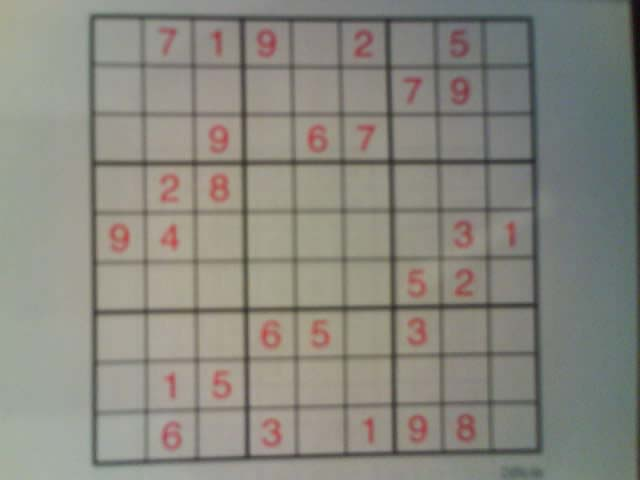
#> input picture data/raw/sample3.png, 640 x 480 px
$ jupyter execute 01_grid_detection.ipynb
#> lines starting #> are read from the running program, lines starting #| are printed output that depends on the picture; after the words box and inside, x2 and y2 are one past the last pixel; in counts of white or black regions, pixels touching at a corner belong together
[cell 1]
import cv2
import numpy as np
import matplotlib.pyplot as plt

[cell 2]
import sys
sys.path.append('..')

from src.grid_detection import find_grid_corners, warp_grid
from src.cell_extraction import split_cells

[cell 3]
# Put a sudoku photo/screenshot in data/raw/ first
img = cv2.imread('../data/raw/sample3.png')
#> img is the input picture: shape (480, 640, 3); mean B, G, R 127.1, 135.5, 136.9
plt.figure(figsize=(6,6))
plt.imshow(cv2.cvtColor(img, cv2.COLOR_BGR2RGB))
plt.title('Original')
plt.axis('off')

[cell 4]
gray = cv2.cvtColor(img, cv2.COLOR_BGR2GRAY)
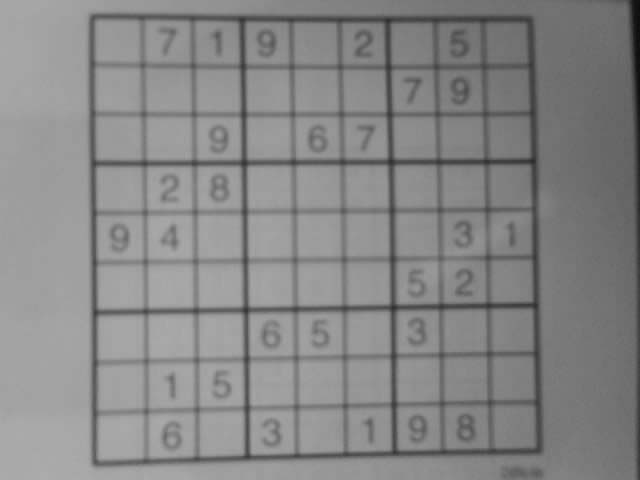
#> gray: shape (480, 640); min 11, max 172, mean 135
blurred = cv2.GaussianBlur(gray, (9, 9), 0)
thresh = cv2.adaptiveThreshold(
    blurred, 255,
    cv2.ADAPTIVE_THRESH_GAUSSIAN_C,
    cv2.THRESH_BINARY_INV,
    11, 2
)
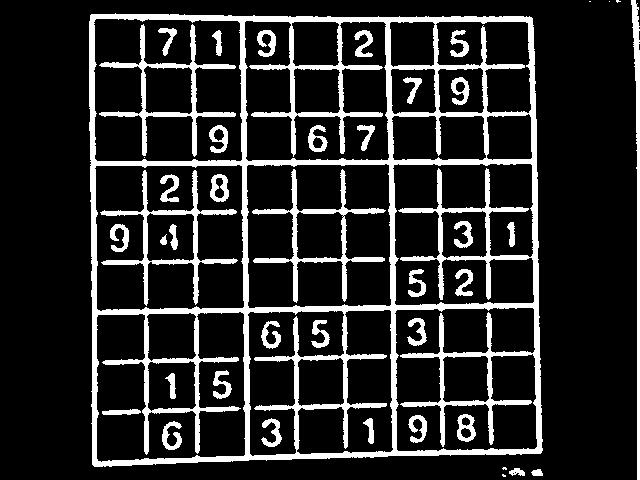
#> thresh: shape (480, 640); 15.9% white; 43 white regions (6 under 20 px)

plt.figure(figsize=(6,6))
plt.imshow(thresh, cmap='gray')
plt.title('Thresholded')
plt.axis('off')

[cell 5]
contours, _ = cv2.findContours(thresh, cv2.RETR_EXTERNAL, cv2.CHAIN_APPROX_SIMPLE)
#> contours = 9 contours, 5 with area under 20; largest, box (x1, y1, x2, y2) and area: (89, 13, 543, 467) 197541, (631, 0, 640, 480) 1242, (509, 468, 525, 476) 66, (531, 469, 543, 476) 50
largest = max(contours, key=cv2.contourArea)
#> largest = contour of 291 points, box (x1, y1, x2, y2) (89, 13, 543, 467), area 197541

debug_img = img.copy()
cv2.drawContours(debug_img, [largest], -1, (0, 255, 0), 3)
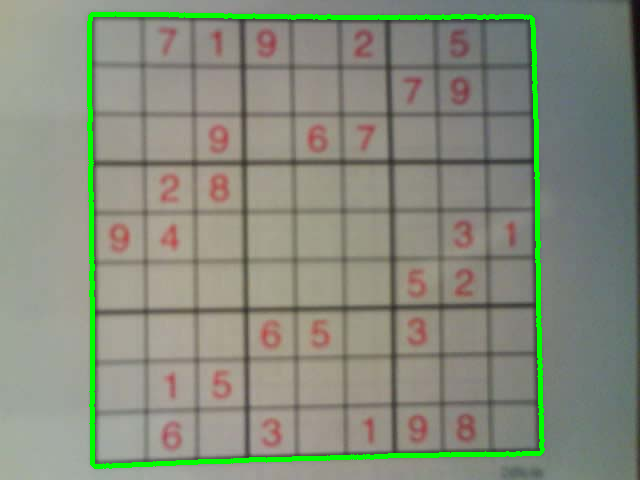
#> debug_img: shape (480, 640, 3); 2.89% of pixels changed, all inside (x1, y1, x2, y2) = (87, 11, 545, 469)

plt.figure(figsize=(6,6))
plt.imshow(cv2.cvtColor(debug_img, cv2.COLOR_BGR2RGB))
plt.title('Largest contour (should outline the grid)')
plt.axis('off')

[cell 6]
def order_corners(pts):
    pts = pts.reshape(4, 2)
    rect = np.zeros((4, 2), dtype='float32')
    s = pts.sum(axis=1)
    rect[0] = pts[np.argmin(s)]   # top-left
    rect[2] = pts[np.argmax(s)]   # bottom-right
    diff = np.diff(pts, axis=1)
    rect[1] = pts[np.argmin(diff)]  # top-right
    rect[3] = pts[np.argmax(diff)]  # bottom-left
    return rect

peri = cv2.arcLength(largest, True)
#> peri = 1844.4
approx = cv2.approxPolyDP(largest, 0.05 * peri, True)
#> approx = [[90, 15], [94, 466], [541, 452], [531, 17]]

if len(approx) != 4:
    raise ValueError(f"Expected 4 corners, got {len(approx)} — try adjusting blur/threshold params")

corners = order_corners(approx)
#> in order_corners, `s = pts.sum(axis=1)`: s = [105, 560, 993, 548]
#> in order_corners, `diff = np.diff(pts, axis=1)`: diff = [-75, 372, -89, -514]
#> corners = [[90, 15], [531, 17], [541, 452], [94, 466]]
print(corners)
#| [[ 90.  15.]
#|  [531.  17.]
#|  [541. 452.]
#|  [ 94. 466.]]

[cell 7]
def warp_grid(img, corners, size=900):
    dst = np.array([
        [0, 0],
        [size - 1, 0],
        [size - 1, size - 1],
        [0, size - 1]
    ], dtype='float32')

    M = cv2.getPerspectiveTransform(corners, dst)
    warped = cv2.warpPerspective(img, M, (size, size))
    return warped, M

warped, M = warp_grid(img, corners)
#> in warp_grid, `M = cv2.getPerspectiveTransform(corners, dst)`: M = [[1.95, -0.0173, -175.6], [-0.00911, 2.01, -29.31], [-7.91e-05, 3.25e-05, 1]]
#> in warp_grid, `warped = cv2.warpPerspective(img, M, (size, size))`:
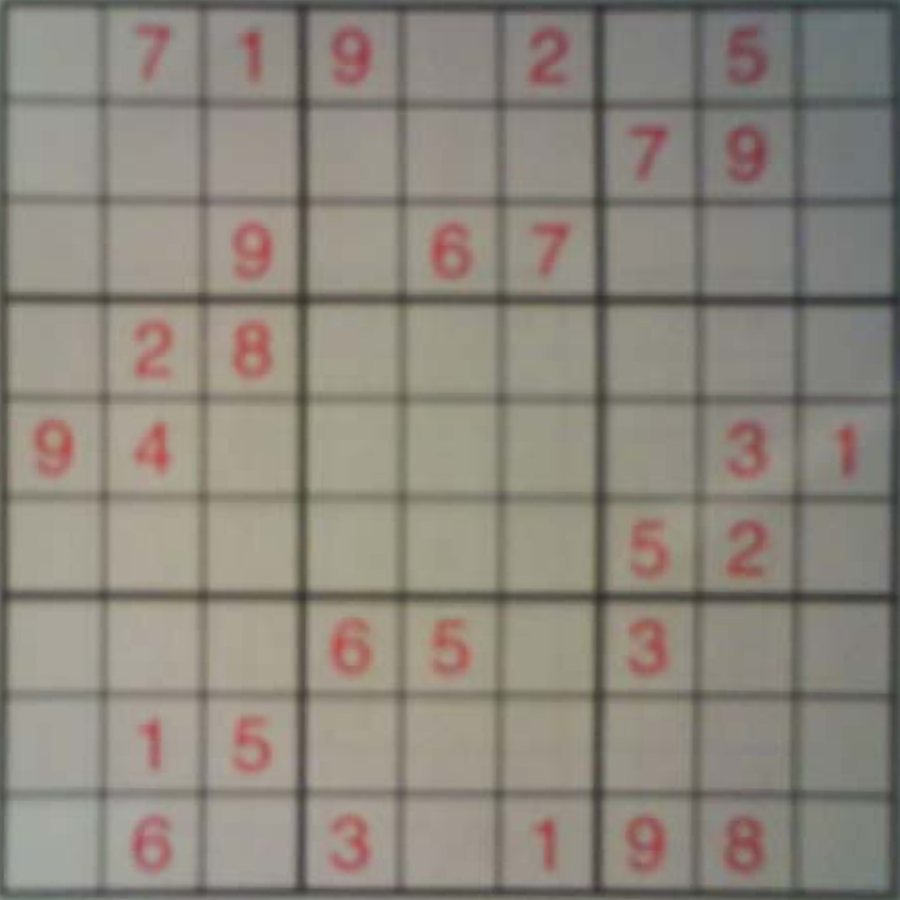
#> warped: shape (900, 900, 3); mean B, G, R 124.8, 134.4, 140.4

plt.figure(figsize=(6,6))
plt.imshow(cv2.cvtColor(warped, cv2.COLOR_BGR2RGB))
plt.title('Warped grid (top-down)')
plt.axis('off')

[cell 8]
def split_cells(warped_gray, margin=10):
    size = warped_gray.shape[0]
    cell_size = size // 9
    cells = []
    for row in range(9):
        for col in range(9):
            y1 = row * cell_size + margin
            y2 = (row + 1) * cell_size - margin
            x1 = col * cell_size + margin
            x2 = (col + 1) * cell_size - margin
            cells.append(warped_gray[y1:y2, x1:x2])
    return cells

warped_gray = cv2.cvtColor(warped, cv2.COLOR_BGR2GRAY)
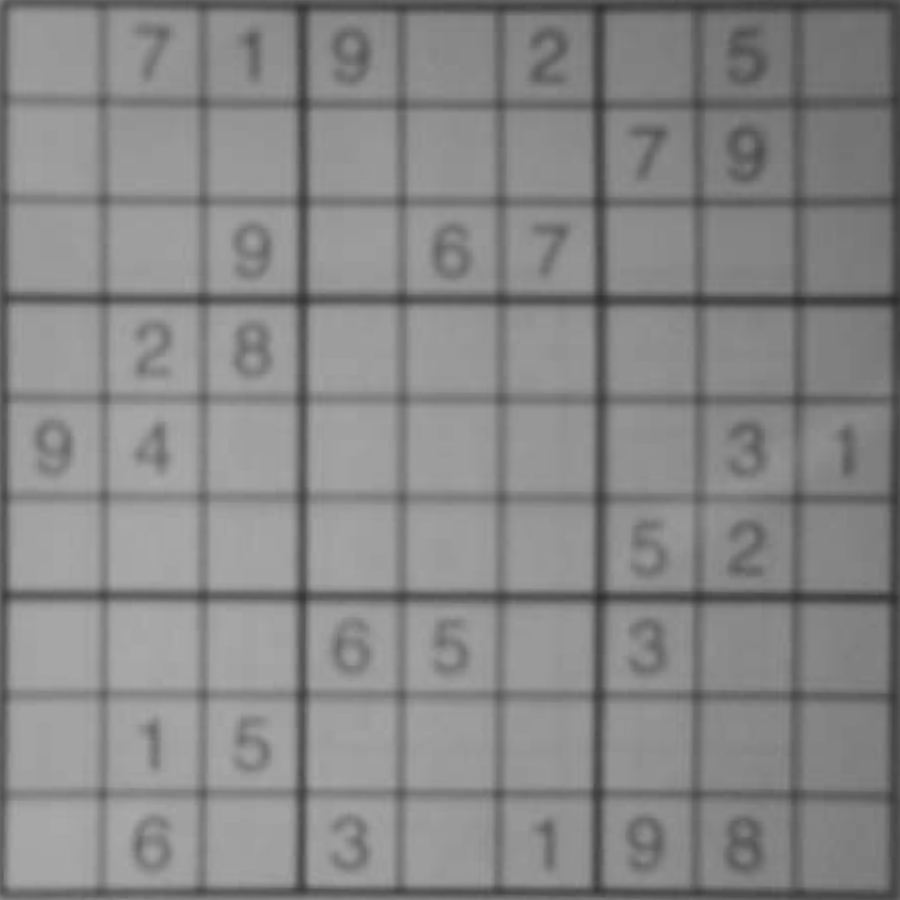
#> warped_gray: shape (900, 900); min 44, max 171, mean 135.1
cells = split_cells(warped_gray)
#> after the loop in split_cells, `for row in range(9):`: cells = 81 items
#> cells = 81 items

fig, axes = plt.subplots(9, 9, figsize=(9, 9))
for i, ax in enumerate(axes.flat):
    ax.imshow(cells[i], cmap='gray')
    ax.axis('off')
plt.tight_layout()
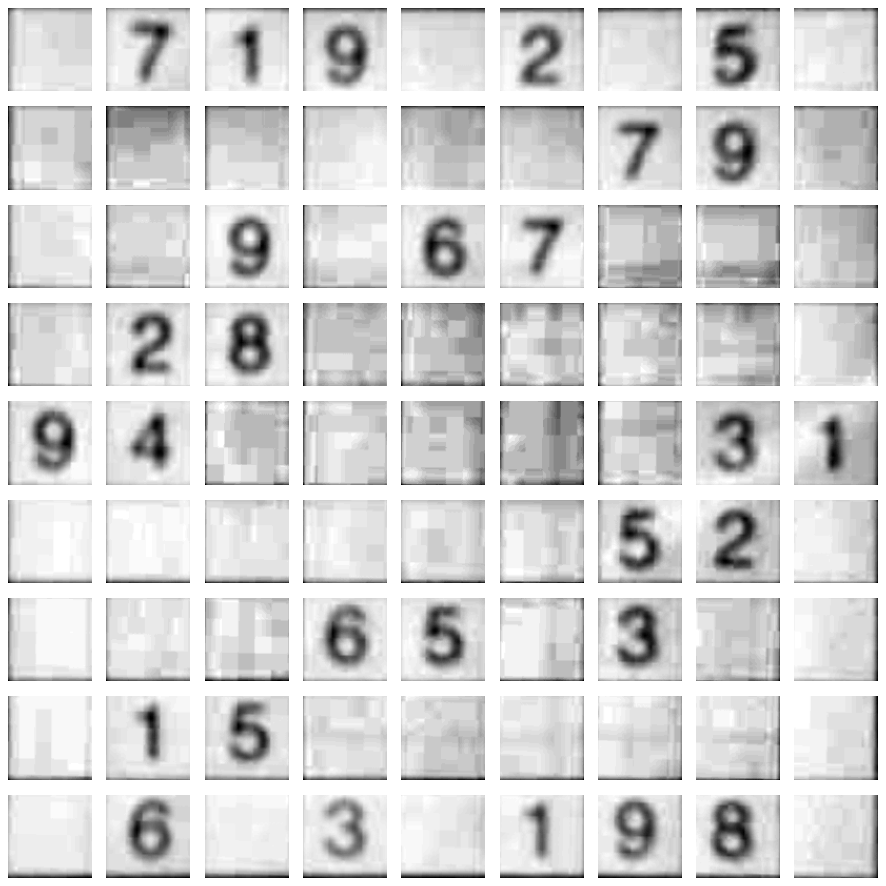
#> figure drawn by matplotlib, 81 panels

[cell 9]
warped_gray = cv2.cvtColor(warped, cv2.COLOR_BGR2GRAY)
cells = split_cells(warped_gray)

fig, axes = plt.subplots(9, 9, figsize=(9, 9))
for i, ax in enumerate(axes.flat):
    ax.imshow(cells[i], cmap='gray')
    ax.axis('off')
plt.tight_layout()

[cell 10]
plt.imshow(cells[0], cmap='gray')
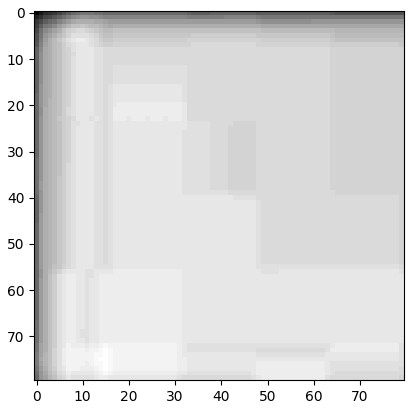
#> figure drawn by matplotlib, 1 panel

[cell 11]
plt.imshow(cells[2], cmap='gray')
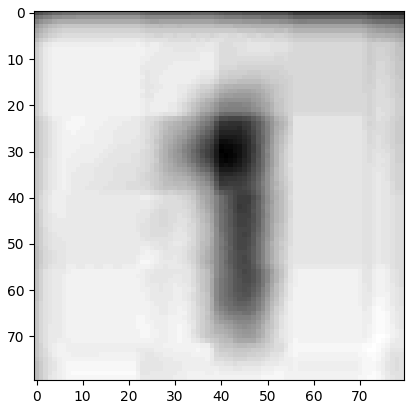
#> figure drawn by matplotlib, 1 panel
